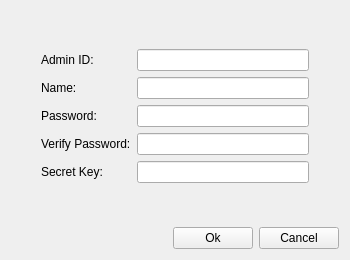
<?xml version="1.0" encoding="UTF-8"?>
<ui version="4.0">
 <class>Form</class>
 <widget class="QWidget" name="Form">
  <property name="geometry">
   <rect>
    <x>0</x>
    <y>0</y>
    <width>350</width>
    <height>260</height>
   </rect>
  </property>
  <property name="sizePolicy">
   <sizepolicy hsizetype="Fixed" vsizetype="Fixed">
    <horstretch>0</horstretch>
    <verstretch>0</verstretch>
   </sizepolicy>
  </property>
  <property name="minimumSize">
   <size>
    <width>350</width>
    <height>260</height>
   </size>
  </property>
  <property name="maximumSize">
   <size>
    <width>350</width>
    <height>260</height>
   </size>
  </property>
  <property name="windowTitle">
   <string>Admin Informations</string>
  </property>
  <layout class="QVBoxLayout" name="verticalLayout_2">
   <item>
    <spacer name="verticalSpacer">
     <property name="orientation">
      <enum>Qt::Vertical</enum>
     </property>
     <property name="sizeHint" stdset="0">
      <size>
       <width>20</width>
       <height>16</height>
      </size>
     </property>
    </spacer>
   </item>
   <item>
    <widget class="QWidget" name="widget" native="true">
     <property name="sizePolicy">
      <sizepolicy hsizetype="Minimum" vsizetype="Minimum">
       <horstretch>0</horstretch>
       <verstretch>0</verstretch>
      </sizepolicy>
     </property>
     <layout class="QVBoxLayout" name="verticalLayout">
      <property name="leftMargin">
       <number>30</number>
      </property>
      <property name="rightMargin">
       <number>30</number>
      </property>
      <item>
       <layout class="QGridLayout" name="gridLayout">
        <item row="0" column="0">
         <widget class="QLabel" name="label">
          <property name="text">
           <string>Admin ID:</string>
          </property>
         </widget>
        </item>
        <item row="0" column="1">
         <widget class="QLineEdit" name="lineEdit"/>
        </item>
        <item row="1" column="0">
         <widget class="QLabel" name="label_2">
          <property name="text">
           <string>Name:</string>
          </property>
         </widget>
        </item>
        <item row="1" column="1">
         <widget class="QLineEdit" name="lineEdit_2"/>
        </item>
        <item row="2" column="0">
         <widget class="QLabel" name="label_3">
          <property name="text">
           <string>Password:</string>
          </property>
         </widget>
        </item>
        <item row="2" column="1">
         <widget class="QLineEdit" name="lineEdit_3">
          <property name="echoMode">
           <enum>QLineEdit::Password</enum>
          </property>
         </widget>
        </item>
        <item row="3" column="0">
         <widget class="QLabel" name="label_4">
          <property name="text">
           <string>Verify Password:</string>
          </property>
         </widget>
        </item>
        <item row="3" column="1">
         <widget class="QLineEdit" name="lineEdit_4">
          <property name="echoMode">
           <enum>QLineEdit::Password</enum>
          </property>
         </widget>
        </item>
        <item row="4" column="0">
         <widget class="QLabel" name="label_5">
          <property name="text">
           <string>Secret Key:</string>
          </property>
         </widget>
        </item>
        <item row="4" column="1">
         <widget class="QLineEdit" name="lineEdit_5"/>
        </item>
       </layout>
      </item>
     </layout>
    </widget>
   </item>
   <item>
    <spacer name="verticalSpacer_2">
     <property name="orientation">
      <enum>Qt::Vertical</enum>
     </property>
     <property name="sizeHint" stdset="0">
      <size>
       <width>20</width>
       <height>6</height>
      </size>
     </property>
    </spacer>
   </item>
   <item>
    <layout class="QHBoxLayout" name="horizontalLayout">
     <item>
      <spacer name="horizontalSpacer">
       <property name="orientation">
        <enum>Qt::Horizontal</enum>
       </property>
       <property name="sizeHint" stdset="0">
        <size>
         <width>40</width>
         <height>20</height>
        </size>
       </property>
      </spacer>
     </item>
     <item>
      <widget class="QPushButton" name="pushButton">
       <property name="text">
        <string>Ok</string>
       </property>
      </widget>
     </item>
     <item>
      <widget class="QPushButton" name="pushButton_2">
       <property name="text">
        <string>Cancel</string>
       </property>
      </widget>
     </item>
    </layout>
   </item>
  </layout>
 </widget>
 <resources/>
 <connections/>
</ui>
